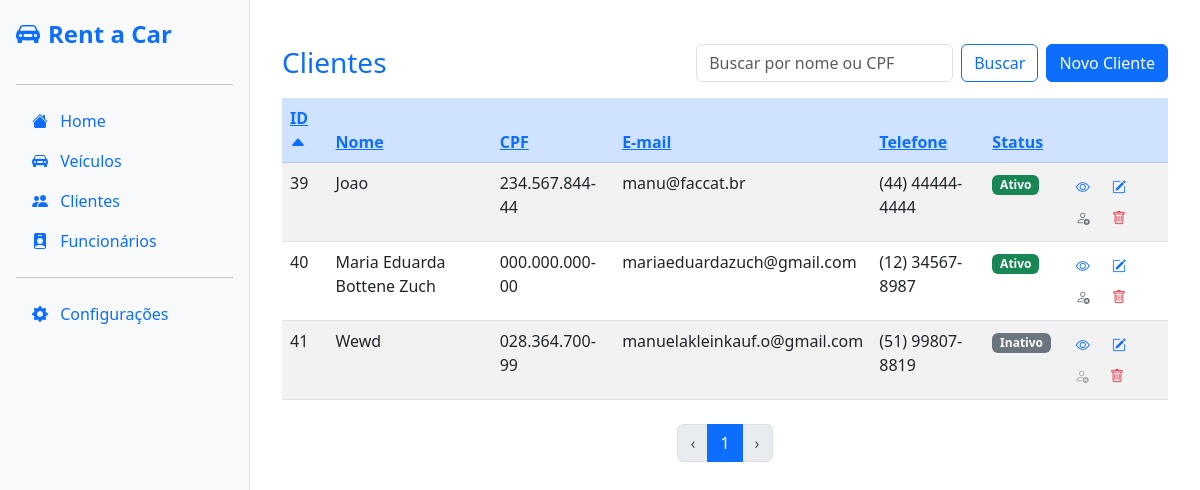
/client/, run on an earlier commit of the app's database.
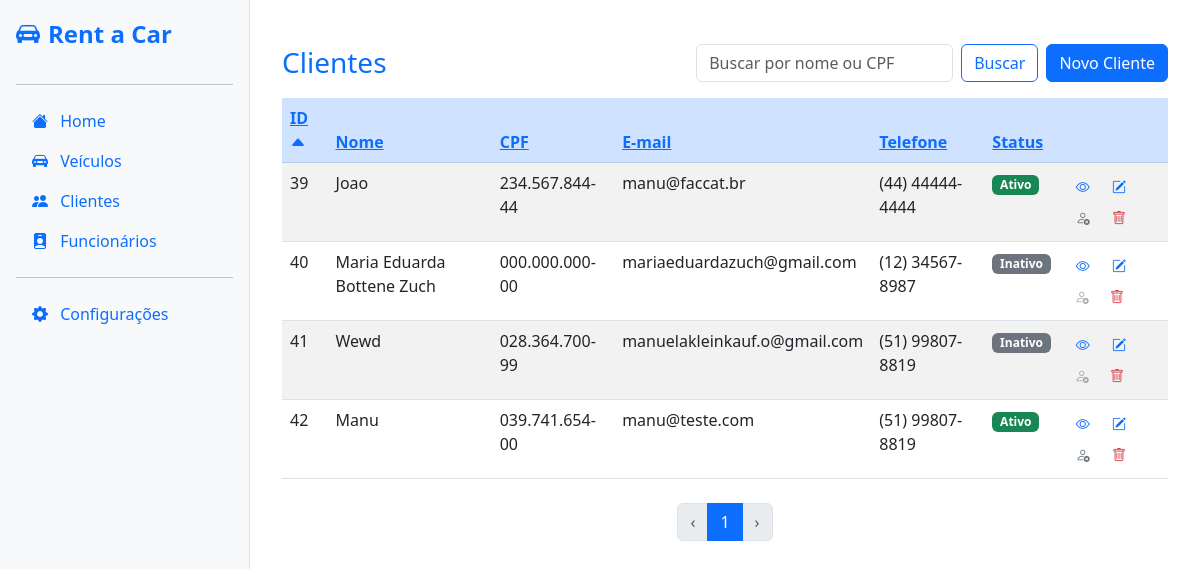
And on a later commit of the database.
### client/models.py (models this page shows, shortened)
class Client(models.Model):
    name = models.CharField(max_length=255, verbose_name="Nome")
    cpf = models.CharField(max_length=11, unique=True, verbose_name="CPF")
    email = models.EmailField(verbose_name="E-mail")
    address = models.TextField(blank=True, null=True, verbose_name="Endereço")
    phone = models.CharField(max_length=11, verbose_name="Telefone")
    active = models.BooleanField(default=True, verbose_name="Ativo")
    class Meta:
        verbose_name = "Cliente"
        verbose_name_plural = "Clientes"
    @property
    def cpf_formatado(self):
        cpf = self.cpf
        return f"{cpf[:3]}.{cpf[3:6]}.{cpf[6:9]}-{cpf[9:]}"
    @property
    def phone_formatado(self):
        if len(self.phone) == 11:
            ddd = self.phone[:2]
            parte1 = self.phone[2:7]
            parte2 = self.phone[7:]
            return f"({ddd}) {parte1}-{parte2}"
        return self.phone  # se não tiver 11 dígitos, retorna como está

### client/views.py (the view)
# urls.py: path('', views.client_list, name='client_list'),  # Lista de clientes em /client/
def client_list(request):
    query = request.GET.get('q', '').strip()  # Busca por nome ou CPF
    clients = Client.objects.all()
    sort = request.GET.get('sort', 'id')
    order = request.GET.get('order', 'asc')
    if query:
        query_clean = re.sub(r'[\.\-\s]', '', query)
        clients = clients.filter(
            Q(name__icontains=query) |
            Q(cpf__icontains=query_clean)
        )
    if order == 'desc':
        sort = '-' + sort
    clients = clients.order_by(sort)
    paginator = Paginator(clients, 10)
    page_number = request.GET.get('page')
    clients = paginator.get_page(page_number)
    count = Client.objects.count()
    return render(request, 'clients/list.html', {'clients': clients, 'query': query, 'sort': sort, 'order': order, 'total': count, 'page_range': paginator.page_range})

### client/templates/clients/list.html (shortened to what the changed rows need)
{% extends "base/base.html" %} {% block content %}
<div class="container mt-4">
  <table class="table table-striped">
    <thead class="table-primary">
      <tr>
        <th>
          <a
            href="?sort=id&order={% if sort == 'id' and order == 'asc' %}desc{% else %}asc{% endif %}&search={{ query|urlencode }}"
            >ID {% if sort == 'id' %}<i
              class="bi bi-caret-{% if order == 'asc' %}up{% else %}down{% endif %}-fill"
            ></i
            >{% endif %}</a
          >
        </th>
        <th>
          <a
            href="?sort=name&order={% if sort == 'name' and order == 'asc' %}desc{% else %}asc{% endif %}&search={{ query|urlencode }}"
            >Nome </a
          >
        </th>
        <th>
          <a
            href="?sort=cpf&order={% if sort == 'cpf' and order == 'asc' %}desc{% else %}asc{% endif %}&search={{ query|urlencode }}"
            >CPF </a
          >
        </th>
        <th>
          <a
            href="?sort=email&order={% if sort == 'email' and order == 'asc' %}desc{% else %}asc{% endif %}&search={{ query|urlencode }}"
            >E-mail </a
          >
        </th>
        <th>
          <a
            href="?sort=phone&order={% if sort == 'phone' and order == 'asc' %}desc{% else %}asc{% endif %}&search={{ query|urlencode }}"
            >Telefone </a
          >
        </th>
        <th>
          <a
            href="?sort=active&order={% if sort == 'active' and order == 'asc' %}desc{% else %}asc{% endif %}&search={{ query|urlencode }}"
            >Status </a
          >
        </th>
        <th scope="col"></th>
      </tr>
    </thead>
    <tbody>
      {% for client in clients %}
      <tr>
        <td>{{ client.id }}</td>
        <td>{{ client.name|title }}</td>
        <td>{{ client.cpf_formatado }}</td>
        <td>{{ client.email }}</td>
        <td>{{ client.phone_formatado }}</td>
        <td>
          {% if client.active %}
          <span class="badge bg-success">Ativo</span>
          {% else %}
          <span class="badge bg-secondary">Inativo</span>
          {% endif %}
        </td>
        <td>
          <a
            href="{% url 'client_detail' client.id %}"
            class="btn btn-sm"
            title="Visualizar"
          >
            <i class="bi bi-eye text-primary"></i>
          </a>
          <a
            href="{% url 'client_update' client.id %}"
            class="btn btn-sm"
            title="Editar"
          >
            <i class="bi bi-pencil-square text-primary"></i>
          </a>
          {% if client.active %}
          <a
            href="{% url 'client_inactivate' client.id %}"
            class="btn btn-sm"
            title="Inativar"
            onclick="return confirm('Tem certeza que deseja inativar este cliente?');"
          >
            <i class="bi bi-person-x text-secondary"></i>
          </a>
          {% else %}
          <button
            class="btn btn-sm"
            title="Cliente já inativo"
            disabled
            style="
              border: none;
              background: none;
              color: gray;
              cursor: not-allowed;
            "
          >
            <i class="bi bi-person-x"></i>
          </button>
          {% endif %}
          <button
            type="button"
            class="btn btn-sm"
            data-bs-toggle="modal"
            data-bs-target="#deleteModal{{ client.id }}"
            title="Excluir"
          >
            <i class="bi bi-trash text-danger"></i>
          </button>
        </td>
      </tr>
      {% empty %}
      <tr>
        <td colspan="7" class="text-center">Nenhum cliente encontrado.</td>
      </tr>
      {% endfor %}
    </tbody>
  </table>
</div>
{% endblock %}

What changed in the data, as far as the page shows it:
changed Client "Maria Eduarda Bottene Zuch": active "Ativo" → "Inativo"
added Client: id "42", name "Manu", cpf_formatado "039.741.654-00", email "manu@teste.com", phone_formatado "(51) 99807-8819", active "Ativo"
